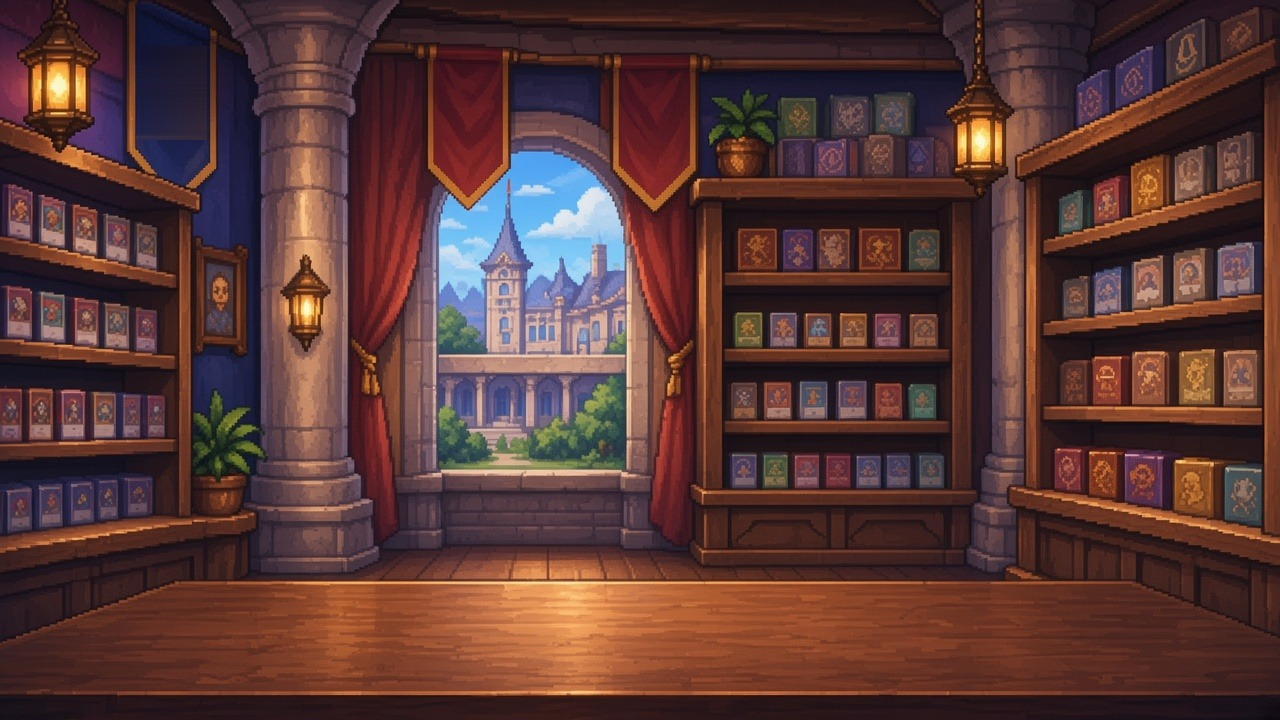
#> input picture art_dk/shop/shop_interior_src.jpg, 1280 x 720 px
$ python bake_shop_ui.py
#> lines starting #> are read from the running program, lines starting #| are printed output that depends on the picture
#!/usr/bin/env python3
"""Bake the shop screen's backdrop: the card-shop interior (art_dk/shop/shop_interior_src.jpg, AI-generated) with the emblem on the
top-left banner painted out (no logos), softened and darkened a little so the panels read on top, at 400x225 (the overlay scales it
up).  Output: assets/ui/shop_bg.raw = "CGB1", u16 w, u16 h, RGB888 rows (the same format as chargen_bg.raw)."""
import struct, sys
from pathlib import Path
from PIL import Image, ImageFilter
import numpy as np

HERE = Path(__file__).resolve().parent
MOD = HERE.parent
REPO = MOD.parent.parent
W, H = 400, 225
im = Image.open(REPO / "art_dk/shop/shop_interior_src.jpg").convert("RGB").resize((1280, 720), Image.Resampling.LANCZOS)
#> im is the input picture: PIL image 1280x720 RGB; mean R, G, B 89.8, 56.5, 53.4
a = np.asarray(im).astype(np.float32)
for y in range(46, 140):                       # the banner's emblem: refill each row from the plain cloth at its sides
    l, r = a[y, 136:140].mean(axis=0), a[y, 207:211].mean(axis=0)
    for x in range(140, 207):
        t = (x - 140) / 66.0
        a[y, x] = l * (1 - t) + r * t
#> this loop made 94 passes
#> (l, r) on passes 1 to 12: ([19.25, 19.75, 45.5], [34.75, 22.75, 37.5]), ([19.5, 20, 46.25], [33.5, 21.5, 35.75]), ([20, 19.75, 46.75], [32.25, 23, 38]), ([19, 18.5, 46.75], [31.5, 22.75, 38.75]), ([19, 18.5, 46.75], [31.75, 23.25, 38]), ([20, 19.5, 47.75], [33.5, 23.75, 39]), ([20.75, 20.25, 48.5], [34.75, 24.5, 38.75]), ([20, 19.5, 46.75], [34.25, 23, 37]), ([20, 19.5, 46.75], [34, 22.75, 36.25]), ([20.75, 20.25, 47.5], [35.75, 24, 37]), ([20, 18.75, 46.25], [36, 24.5, 36.75]), ([22.5, 20.75, 48.25], [35.5, 23.5, 36])
#> a: shape (720, 1280, 3) float32; mean R, G, B 89.8, 56.5, 53.3
im = Image.fromarray(np.clip(a, 0, 255).astype(np.uint8)).resize((W, H), Image.Resampling.LANCZOS).filter(ImageFilter.GaussianBlur(0.8))
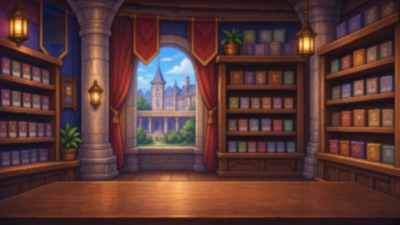
#> im: PIL image 400x225 RGB; mean R, G, B 89.8, 56.5, 53.4
a = np.asarray(im).astype(np.float32) / 255.0
#> a: shape (225, 400, 3) float32
a = a * 0.80 + np.array([0.01, 0.01, 0.04])     # a touch darker and cooler
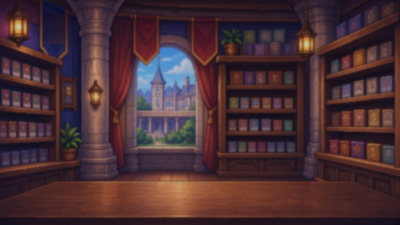
#> a: shape (225, 400, 3) float64; mean R, G, B 0.292, 0.187, 0.207
yy, xx = np.mgrid[0:H, 0:W]
d = np.sqrt(((xx - W / 2) / (W / 2)) ** 2 + ((yy - H * 0.45) / (H / 2)) ** 2)
a *= np.clip(1.12 - 0.40 * d, 0.45, 1.0)[..., None]
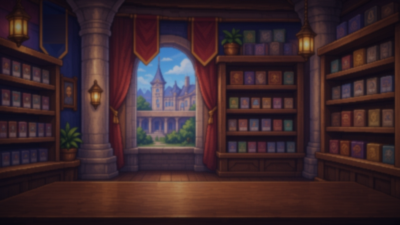
#> a: shape (225, 400, 3) float64; mean R, G, B 0.24, 0.156, 0.173
out = (np.clip(a, 0, 1) * 255).astype(np.uint8)
dst = MOD / "assets/ui/shop_bg.raw"
dst.write_bytes(b"CGB1" + struct.pack("<HH", W, H) + out.tobytes())
if len(sys.argv) > 1:
    Image.fromarray(out).resize((W * 3, H * 3), Image.Resampling.BILINEAR).save(sys.argv[1])
#> (the run stopped early here; a loop or call above may not have finished)
